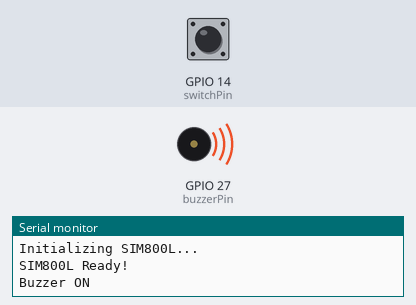
Recording of a sketch running on a simulated ESP32. On the bench: buzzer (waves = sounding, pin HIGH), the last lines printed to the serial monitor. The test bench sets the inputs (shaded band); at power-on: GPIO 14 (switchPin) HIGH.

Above: at 1.2 s.
1.3 s: GPIO 14 (switchPin) pulled LOW for 1 s
At 2.8 s:
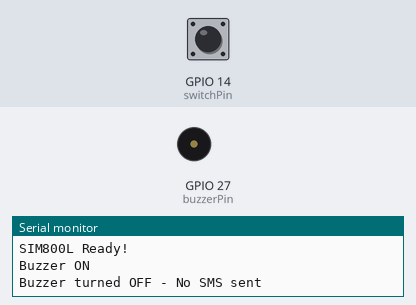
5.0 s: GPIO 14 (switchPin) pulled LOW for 3.2 s
At 10.0 s:
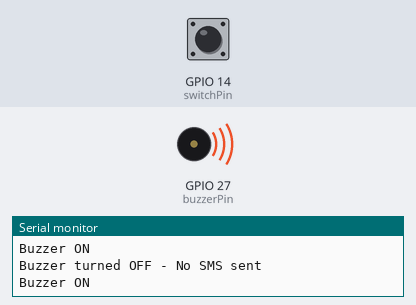
Timing chart, 0 to 11.5 s (numbered marks = the images above; inputs shaded):
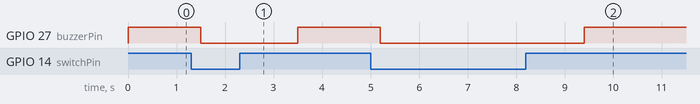

Measured:
- after the input at 1.3 s, GPIO 27 (buzzerPin): HIGH → LOW after 0.20 s, → HIGH 2.0 s later
- after the input at 5.0 s, GPIO 27 (buzzerPin): HIGH → LOW after 0.20 s, → HIGH 4.2 s later

The sketch:

testing.ino
```cpp
#define TINY_GSM_MODEM_SIM800

#include <TinyGsmClient.h>
#include <HardwareSerial.h>

const int buzzerPin = 27;
const int switchPin = 14;
#define RX_PIN 3
#define TX_PIN 1
#define BAUD_RATE 9600


HardwareSerial gsmSerial(2);
TinyGsm modem(gsmSerial);


bool buzzerState = false;
bool buttonPressed = false;

double latitude;
double longitude;

void sendSMS() {
    String phoneNumber = "+9779768432105";
     latitude=27.694249664542895;
 longitude=85.31900565659375;

    String message = "Fall Detected! Location: " +
                     String(latitude, 6) + ", " + String(longitude, 6) +
                     " (Google Maps: https://maps.google.com/?q=" +
                     String(latitude, 6) + "," + String(longitude, 6) + ")";

    Serial.println("Sending SMS...");
    if (modem.sendSMS(phoneNumber, message)) {
        Serial.println("SMS Sent Successfully!");
    } else {
        Serial.println("SMS Failed!");
    }
}

void setup() {
    pinMode(buzzerPin, OUTPUT);
    pinMode(switchPin, INPUT_PULLUP);
    Serial.begin(115200);

    gsmSerial.begin(BAUD_RATE, SERIAL_8N1, RX_PIN, TX_PIN);
    Serial.println("Initializing SIM800L...");
    if (!modem.restart()) {
        Serial.println("Failed to restart SIM800L!");
        return;
    }
    Serial.println("SIM800L Ready!");
}

void loop() {
    bool condition = true;

    if (condition && !buzzerState) {
        digitalWrite(buzzerPin, HIGH);
        buzzerState = true;
        Serial.println("Buzzer ON");

        unsigned long startTime = millis();

        while (millis() - startTime < 10000) {
            if (digitalRead(switchPin) == LOW) {
                delay(200);
                if (digitalRead(switchPin) == LOW) {
                    digitalWrite(buzzerPin, LOW);
                    Serial.println("Buzzer turned OFF - No SMS sent");
                    buttonPressed = true;
                    while (digitalRead(switchPin) == LOW);
                    delay(200);
                    break;
                }
            }
        }

        if (!buttonPressed) {
            Serial.println("Buzzer continues ringing - Sending SMS");
            sendSMS();
        }

        buzzerState = false;
        buttonPressed = false;
    }
    delay(1000);
}
```
